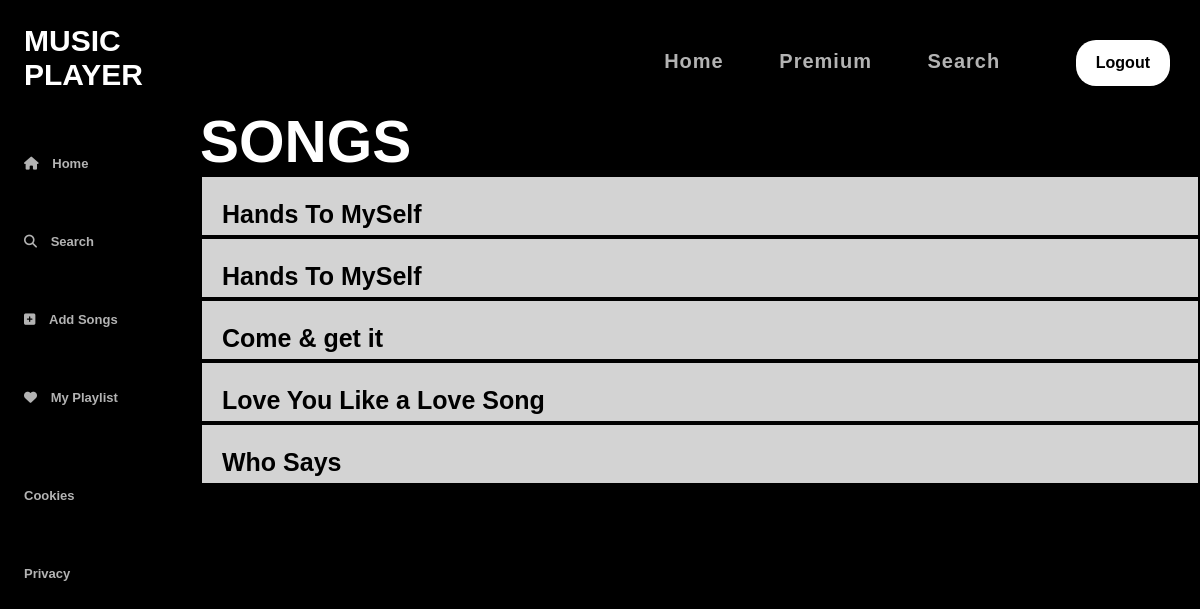
Page /artist.php?ar=5 on the committed database.
### tables this page shows
CREATE TABLE `tb_songs` (
  `song_id` int(3) NOT NULL,
  `song_name` varchar(30) NOT NULL,
  `artist_id` int(3) NOT NULL,
  `lang_id` int(3) NOT NULL,
  `loc` varchar(30) NOT NULL
);

### artist.php (the view, shortened to what this page needs)
<!DOCTYPE html>
<html lang="en">
  <head>
    <link rel="stylesheet" href="style4.css">
  </head>
  <body>
  <div class="sidebar">
      <div class="logo">
        <a href="#" style="text-decoration : none"><h2>MUSIC PLAYER</h2></a>
      </div>
      <div class="navigation" id="upper">
        <ul>
          <li>
            <a href="#" onclick="window.location.href='home.php';">
              <i class="fa-solid fa-home"></i>
              <span>Home</span>
            </a>
          </li>
          <li>
            <a href="Search/search.php">
              <i class="fa fa-search"></i>
              <span>Search</span>
            </a>
          </li>
        <li>
          <a href="playlist_demo.php">
              <i class="fa fas fa-plus-square"></i>
              <span>Add Songs</span>
            </a>
          </li>
          <li>
          <a href="disp_play.php">
              <i class="fa fa fa-heart"></i>
              <span>My Playlist</span>
            </a>
          </li>
          <ul>
        <li><a href="#">Cookies</a></li>
          <li><a href="#">Privacy</a></li>
        </ul>
        </ul>
      </div>
    </div>
    <div class="main-container">
      <div class="topbar">
      <div class="navbar">
          <ul>
            <li>
              <a
                href="home.php">Home</a>&nbsp;&nbsp;&nbsp;&nbsp;
            </li>
            <li>
              <a
                href="RazorPay/payment-form.php">Premium</a>&nbsp;&nbsp;&nbsp;&nbsp;
            </li>
            <li>
              <a
                href="Search/search.php">Search</a>&nbsp;&nbsp;&nbsp;&nbsp;
            </li>
            <li>
          <button onclick="window.location.href='logout.php'">Logout
</li>
        </div>
      </div>
      <h3 style="text-align:left;color:white">SONGS</h3>
      <?php
    $ar1=$_GET['ar'];
    @$conn=@mysqli_connect("localhost","root","","db_project");
    @$ins="SELECT * FROM tb_songs WHERE artist_id='$ar1'";
    @$result=@mysqli_query($conn,$ins);
    while($value=@mysqli_fetch_array($result))
    {
?>
<div >
  <table align="center" width="100%"  style="background-color:black; border-color:white; border-top:none; border-left:none; border-right:none; border-top-color:black; border-right-color:black; border-left-color:black;">
        <tr class="song_disp">
            <td>
            <a class="song_link" href="demo.php?a=<?php echo $value['artist_id'];?>&l=<?php echo $value['loc'];?>&s=<?php echo $value['song_name'];?>"><?php echo $value['song_name'];?></a>
            </td>
        </tr>
    </table>
   </div>
    <?php } ?>
  </body>
</html>

### style4.css (style rules this page uses)
.song_disp { background-color:lightgrey; width:75%; }
.song_link { color:black; font-size: 25px; font-weight: bold; text-decoration: none; margin-left: 20px; }
h2 { color: white; font-size: 30px; }
* { padding: 0; margin: 0; }
body { background-color: black; font-family: "Montserrat", sans-serif; font-size: 50px; }
.sidebar { position: fixed; left: 0; top: 0; bottom: 0; width: 100px; background-color: black; padding: 24px; }
.sidebar .navigation ul { list-style: none; margin-top: 20px; }
.sidebar .navigation ul li { padding: 10px 0; }
.sidebar .navigation ul li a { color: #b3b3b3; text-decoration: none; font-weight: bold; font-size: 13px; }
.sidebar .navigation ul li a span { padding-left: 10px; }
.main-container { background-color: black; margin-left: 200px; margin-bottom: 100px; }
.topbar { display: flex; justify-content: space-between; background-color: black; text-align: right; padding: 14px 30px; }
.topbar .navbar { display: flex; align-items: center; }
.topbar .navbar ul { display: flex; list-style: none; }
.topbar .navbar ul li { display: inline-block; margin: 8px 0px; width:100%; }
.topbar .navbar ul li a { color: #b3b3b3; text-decoration: none; font-weight: bold; font-size: 20px; letter-spacing: 1px; word-spacing: 12px; }
.topbar .navbar button { background-color:white; color: #000000; font-size: 16px; font-weight: bold; padding: 14px 20px; border-radius: 20px; border: 0px; cursor: pointer; margin-left: 20px; }

### rows in the picture
tb_songs: song_name "Hands To MySelf"
tb_songs: song_name "Hands To MySelf"
tb_songs: song_name "Come & get it"
tb_songs: song_name "Love You Like a Love Song"
tb_songs: song_name "Who Says"
